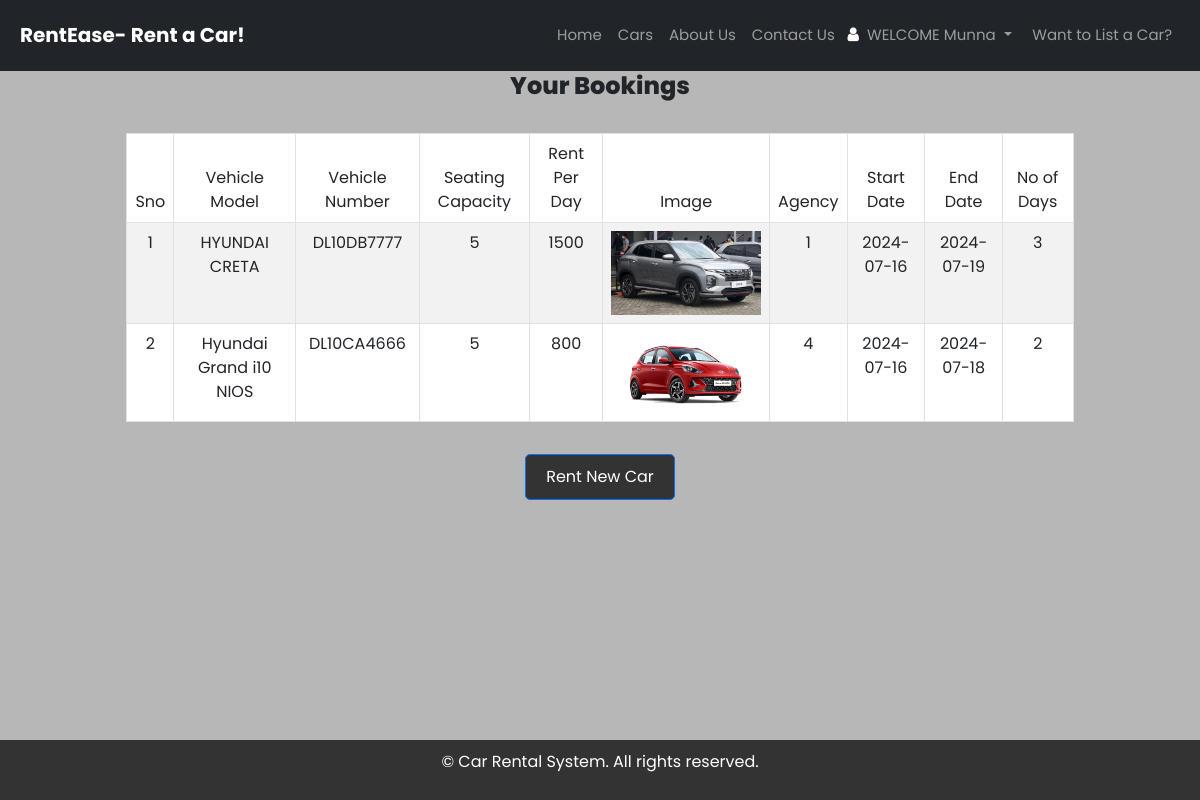
The page /userprofile.php (signed in) on the database its author committed.
### tables this page shows
CREATE TABLE `car_booking` (
  `id` int(11) NOT NULL AUTO_INCREMENT,
  `fullname` varchar(50) DEFAULT NULL,
  `username` varchar(50) DEFAULT NULL,
  `contact` varchar(50) DEFAULT NULL,
  `del_address` varchar(100) DEFAULT NULL,
  `no_of_days` int(11) DEFAULT NULL,
  `start_dt` date DEFAULT NULL,
  `end_dt` date DEFAULT NULL,
  `agency` varchar(50) DEFAULT NULL,
  `car` varchar(50) DEFAULT NULL,
  `customer_id` int(11) DEFAULT NULL,
  `car_id` int(11) DEFAULT NULL,
  PRIMARY KEY (`id`),
  KEY `customer_id` (`customer_id`),
  KEY `car_id` (`car_id`),
  CONSTRAINT `car_booking_ibfk_1` FOREIGN KEY (`customer_id`) REFERENCES `signup` (`id`),
  CONSTRAINT `car_booking_ibfk_2` FOREIGN KEY (`car_id`) REFERENCES `car_details` (`id`)
);

CREATE TABLE `car_details` (
  `id` int(11) NOT NULL AUTO_INCREMENT,
  `model` varchar(100) NOT NULL,
  `number` varchar(50) NOT NULL,
  `seat_cap` int(11) NOT NULL,
  `rent` float NOT NULL,
  `image` varchar(255) DEFAULT NULL,
  `agency_id` int(11) DEFAULT NULL,
  PRIMARY KEY (`id`),
  UNIQUE KEY `number` (`number`),
  KEY `agency_id` (`agency_id`),
  CONSTRAINT `car_details_ibfk_1` FOREIGN KEY (`agency_id`) REFERENCES `agency_signup` (`id`)
);

### userprofile.php (the view, shortened to what this page needs)
<?php
include "conn.php";
?>
<!DOCTYPE html>
<html lang="en">
<head>
    <link href="https://cdn.jsdelivr.net/npm/bootstrap@5.3.0-alpha1/dist/css/bootstrap.min.css" rel="stylesheet">
    <link rel="stylesheet" type="text/css" href="assets\css\style.css">
    <link rel="stylesheet" href="https://cdnjs.cloudflare.com/ajax/libs/font-awesome/4.7.0/css/font-awesome.min.css">
</head>
<body>
    <header>
        <nav class="navbar navbar-expand-lg navbar-dark bg-dark fixed-top">
            <div class="container">
                <a class="navbar-brand" href="#">RentEase- Rent a Car!</a>
                <div class="collapse navbar-collapse" id="navbarNav">
                    <ul class="navbar-nav ms-auto">
                        <li class="nav-item">
                            <a class="nav-link" href="index.php">Home</a>
                        </li>
                        <li class="nav-item">
                            <a class="nav-link" href="carlisting.php">Cars</a>
                        </li>
                        <li class="nav-item">
                            <a class="nav-link" href="index.php#about">About Us</a>
                        </li>
                        <li class="nav-item">
                            <a class="nav-link" href="index.php#contact">Contact Us</a>
                        </li>
                        <?php if (isset($_SESSION['loginuser'])) { ?>
                        <li class="nav-item dropdown" style="display:flex; align-items: center; padding-right: 0.3rem;
                        padding-left: 0.3rem;">
                            <a href="userprofile.php">
                                <i class="fa fa-user" style="color: #fff;"></i>
                            </a>
                            <a class="nav-link dropdown-toggle" href="userprofile.php" id="navbarDropdown" role="button"
                                data-bs-toggle="dropdown" aria-expanded="false">
                                <?php echo "WELCOME " . $_SESSION['loginuser']; ?>
                            </a>
                        </li>
                        <?php } else { ?>
                        <li class="nav-item">
                            <a class="nav-link" href="userlogin.php">Login/Sign-Up</a>
                        </li>
                        <?php } ?>
                        <?php if (isset($_SESSION['agencyuser'])) { ?>
                        <li class="nav-item dropdown" style="display:flex; align-items: center; padding-right: 0.3rem;
                        padding-left: 0.3rem;">
                            <a href="agencyaccount.php">
                                <i class="fa fa-user" style="color: #fff;"></i>
                            </a>
                            <a class="nav-link dropdown-toggle" href="#" id="navbarDropdown" role="button"
                                data-bs-toggle="dropdown" aria-expanded="false">
                                <?php echo "WELCOME " . $_SESSION['agencyuser']; ?>
                            </a>
                            <ul class="dropdown-menu" aria-labelledby="navbarDropdown">
                                <li><a class="dropdown-item" href="agencylogout.php">Logout</a></li>
                            </ul>
                        </li>
                        <?php } else { ?>
                        <li class="nav-item">
                            <a class="nav-link" href="agencylogin.php">Want to List a Car?</a>
                        </li>
                        <?php } ?>
                    </ul>
                </div>
            </div>
        </nav>
    </header>
    <section class=" p-2" id="bookings" style="margin-top:4rem;">
    <div>
            <center><h3>Your Bookings</h3></center>
        </div>
        <br>
        <div class="tablestyle table-responsive mx-auto">
            <table id="example" class="table table-striped table-bordered"
                style="width:80%; text-align:center; margin: 0 auto; background-color: #e5e2e2;">
                <thead>
                    <tr>
                        <td>Sno</td>
                        <td>Vehicle Model</td>
                        <td>Vehicle Number</td>
                        <td>Seating Capacity</td>
                        <td>Rent Per Day</td>
                        <td>Image</td>
                        <td>Agency</td>
                        <td>Start Date</td>
                        <td>End Date</td>
                        <td>No of Days</td>
                    </tr>
                </thead>
                <tbody>
                    <?php
          $user = $_SESSION['loginuser'];
          $result = mysqli_query($link, "SELECT
    cd.*,
    cb.*
FROM
    car_details cd
JOIN
    car_booking cb ON cd.id = cb.car_id
JOIN
    signup s ON cb.customer_id = s.id
WHERE
    s.username = '$user';")
            or die("FAILED!!");
          $count = 1;
          while ($rows = $result->fetch_assoc()) {
            ?>
                    <tr>
                        <td>
                            <?php echo $count; ?>
                        </td>
                        <td>
                            <?php echo $rows['model']; ?>
                        </td>
                        <td>
                            <?php echo $rows['number']; ?>
                        </td>
                        <td>
                            <?php echo $rows['seat_cap']; ?>
                        </td>
                        <td>
                            <?php echo $rows['rent']; ?>
                        </td>
                        <td class="car-img">
                            <?php
                $imageURL = 'uploads/'.$rows["image"];
                 ?>
                            <img src="<?php echo $imageURL; ?>" alt="" />
                        </td>
                        <td>
                            <?php echo $rows['agency']; ?>
                        </td>
                        <td>  <?php echo $rows['start_dt']; ?>
                        </td>
                        <td>  <?php echo $rows['end_dt']; ?>
                        </td>
                        <td>  <?php echo $rows['no_of_days']; ?>
                        </td>
                    </tr>
                    <?php
            $count++;
          }
          ?>
                </tbody>
            </table>
        </div>
        <div class="rent-button">
        <a href="carlisting.php" class="btn btn-primary" role="button">Rent New Car</a>
        </div>
    </section>
    <footer class="footer">
        <p>&copy; Car Rental System. All rights reserved.</p>
    </footer>
</body>
</html>

### assets/css/style.css (style rules this page uses)
body { margin: 0; padding: 0; font-family: 'Poppins', sans-serif; overflow: scroll; display: flex; flex-direction: column; min-height: 100vh; }
h3 { font-size: 1.5rem; font-weight: 800; }
.navbar-brand { font-size: 20px; font-weight: bold; }
.navbar-nav .nav-link { font-size: 15px; padding: 1rem 1.5rem; }
footer { background-color: #333; color: #fff; padding: 10px 20px; text-align: center; width: 100%; margin-top: auto; }
.container { max-width: 1200px; margin: 0 auto; padding: 0 20px; }
.btn { display: inline-block; background-color: #333; color: #fff; padding: 10px 20px; text-decoration: none; border-radius: 5px; }
.rent-button { margin: 2rem; display: flex; justify-content: center; }

### userprofile.php (style rules this page uses)
body { background-color: #b8b7b7 ; }
.car-img img { width: 150px; height: auto; }

### rows shown on the page
car_booking: car.model "HYUNDAI CRETA", car.number "DL10DB7777", car.seat_cap "5", car.rent "1500", car.image (picture), agency "1", start_dt "2024-07-16", end_dt "2024-07-19", no_of_days "3"
car_booking: car.model "Hyundai Grand i10 NIOS", car.number "DL10CA4666", car.seat_cap "5", car.rent "800", car.image (picture), agency "4", start_dt "2024-07-16", end_dt "2024-07-18", no_of_days "2"

### other values the page prints
$_SESSION['loginuser'] "Munna"
